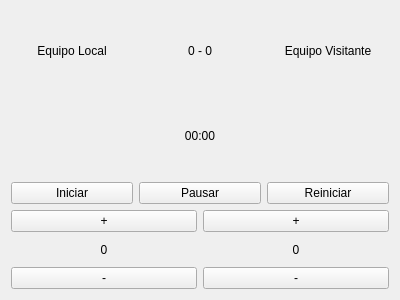
<?xml version="1.0" encoding="UTF-8"?>
<ui version="4.0">
 <class>MatchWindow</class>
 <widget class="QWidget" name="MatchWindow">
  <property name="minimumSize">
   <size>
    <width>400</width>
    <height>300</height>
   </size>
  </property>

  <layout class="QVBoxLayout">

   <!-- EQUIPOS -->
   <item>
    <layout class="QHBoxLayout">
     <item>
      <widget class="QLabel" name="lbl_team_home">
       <property name="text">
        <string>Equipo Local</string>
       </property>
       <property name="alignment">
        <set>Qt::AlignCenter</set>
       </property>
      </widget>
     </item>

     <item>
      <widget class="QLabel" name="lbl_score">
       <property name="text">
        <string>0 - 0</string>
       </property>
       <property name="alignment">
        <set>Qt::AlignCenter</set>
       </property>
      </widget>
     </item>

     <item>
      <widget class="QLabel" name="lbl_team_away">
       <property name="text">
        <string>Equipo Visitante</string>
       </property>
       <property name="alignment">
        <set>Qt::AlignCenter</set>
       </property>
      </widget>
     </item>
    </layout>
   </item>

   <!-- CRONÓMETRO -->
   <item>
    <widget class="QLabel" name="lbl_time">
     <property name="text">
      <string>00:00</string>
     </property>
     <property name="alignment">
      <set>Qt::AlignCenter</set>
     </property>
    </widget>
   </item>

   <!-- CONTROLES -->
   <item>
    <layout class="QHBoxLayout">
     <item>
      <widget class="QPushButton" name="btn_start">
       <property name="text">
        <string>Iniciar</string>
       </property>
      </widget>
     </item>
     <item>
      <widget class="QPushButton" name="btn_pause">
       <property name="text">
        <string>Pausar</string>
       </property>
      </widget>
     </item>
     <item>
      <widget class="QPushButton" name="btn_reset">
       <property name="text">
        <string>Reiniciar</string>
       </property>
      </widget>
     </item>
    </layout>
   </item>

   <!-- GOLES -->
   <item>
    <layout class="QHBoxLayout">

     <!-- LOCAL -->
     <item>
      <layout class="QVBoxLayout">
       <item>
        <widget class="QPushButton" name="btn_goal_home_plus">
         <property name="text">
          <string>+</string>
         </property>
        </widget>
       </item>
       <item>
        <widget class="QLabel" name="lbl_goals_home">
         <property name="text">
          <string>0</string>
         </property>
         <property name="alignment">
          <set>Qt::AlignCenter</set>
         </property>
        </widget>
       </item>
       <item>
        <widget class="QPushButton" name="btn_goal_home_minus">
         <property name="text">
          <string>-</string>
         </property>
        </widget>
       </item>
      </layout>
     </item>

     <!-- VISITANTE -->
     <item>
      <layout class="QVBoxLayout">
       <item>
        <widget class="QPushButton" name="btn_goal_away_plus">
         <property name="text">
          <string>+</string>
         </property>
        </widget>
       </item>
       <item>
        <widget class="QLabel" name="lbl_goals_away">
         <property name="text">
          <string>0</string>
         </property>
         <property name="alignment">
          <set>Qt::AlignCenter</set>
         </property>
        </widget>
       </item>
       <item>
        <widget class="QPushButton" name="btn_goal_away_minus">
         <property name="text">
          <string>-</string>
         </property>
        </widget>
       </item>
      </layout>
     </item>

    </layout>
   </item>

  </layout>
 </widget>
 <resources/>
 <connections/>
</ui>
